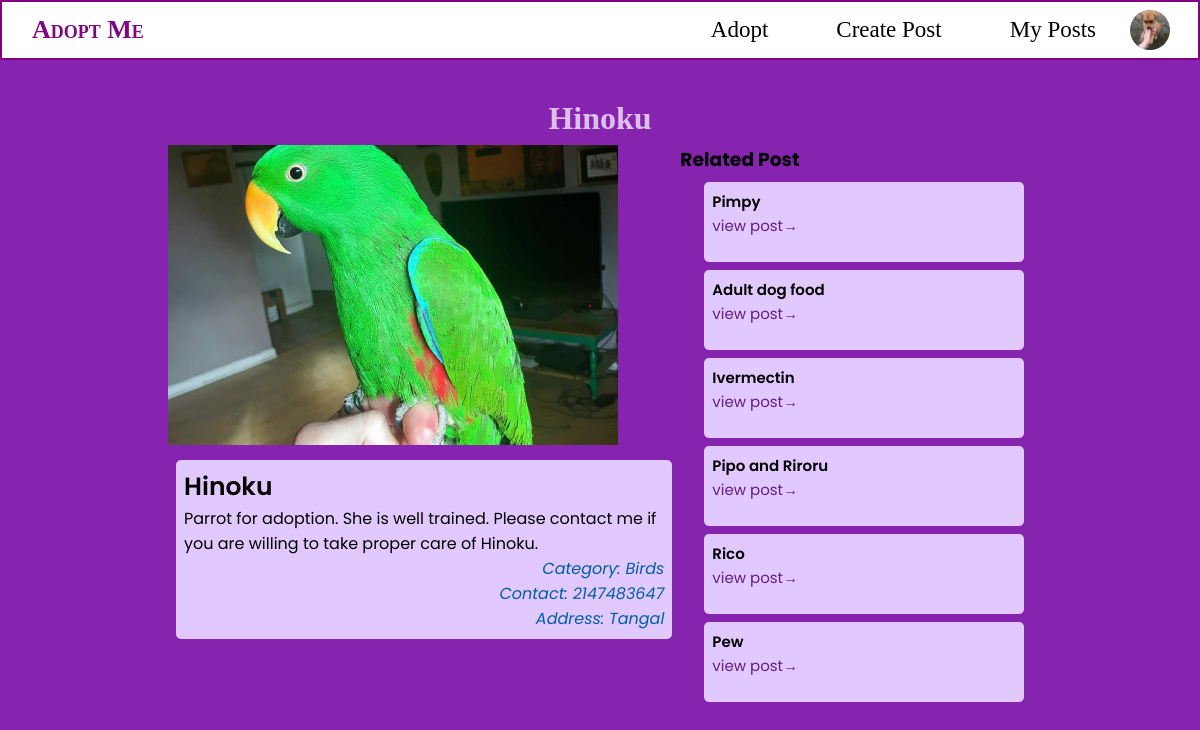
Page /help-detail.php?help_id=46 (signed in) on the committed database.
### tables this page shows
CREATE TABLE `pets` (
  `id` int(11) NOT NULL,
  `title` varchar(255) NOT NULL,
  `description` text NOT NULL,
  `location` varchar(255) NOT NULL,
  `contact` int(11) NOT NULL,
  `helper_id` int(10) UNSIGNED NOT NULL,
  `category` int(10) UNSIGNED DEFAULT NULL,
  `created_at` datetime NOT NULL DEFAULT current_timestamp(),
  `active` int(11) NOT NULL DEFAULT 1,
  `image` varchar(255) DEFAULT NULL
);

CREATE TABLE `pets_category` (
  `id` int(11) NOT NULL,
  `name` varchar(256) NOT NULL,
  `description` varchar(1000) DEFAULT NULL
);

### help-detail.php (the view, shortened to what this page needs)
<?php
include "./includes/function.php";
if (isset($_GET['help_id'])) :
    $help_id = $_GET['help_id'];
    $help_res = getPetById($help_id);
    if ($help_res->num_rows != 0) :
        while ($row = $help_res->fetch_object()) {
            $help = $row;
        }
    else :
        $_SESSION['message'] = array('type' => 'danger', 'msg' => 'Pet not found!');
        header('Location: /list.php');
        exit();
    endif;
else :
    $_SESSION['message'] = array('type' => 'danger', 'msg' => 'Pet not found!');
    header('Location: /list.php');
    exit();
endif;
?>
<!DOCTYPE html>
<html lang="en">
<head>
    <link rel="stylesheet" href="./styles/main.css">
    <link rel="stylesheet" href="./styles/nav.css">
    <link rel="stylesheet" href="./styles/list.css">
</head>
<body>
    <?php include("./partials/nav.php") ?>
    <div class="container">
        <div class="title">
            <h1><?= $help->title ?></h1>
        </div>
        <div class="data-section">
            <div class="render-section">
                <div class="">
                    <img src='<?= $help->image ?>' height="300">
                </div>
                <div class="">
                    <div class='help-item'>
                        <div class='help-title'>
                            <h3><?= $help->title ?></h3>
                        </div>
                        <div class='help-description'>
                            <p><?= $help->description ?></p>
                        </div>
                        <div class='help-meta help-meta-category'>
                            Category: <?php echoCategoryName($help->category); ?>
                        </div>
                        <div class='help-meta help-meta-contact'>
                            Contact: <?= $help->contact ?>
                        </div>
                        <div class='help-meta help-meta-location'>
                            Address: <?= $help->location ?>
                        </div>
                    </div>
                </div>
            </div>
            <div class="">
                <h3>Related Post</h3>
                <div class="related-helps">
                    <?php
                    $rel_helps = getRelatedDonations($cat = $help->category, $cur_help_id = $help->id);
                    foreach ($rel_helps as $help) {
                    ?>
                        <div class='help-item'>
                            <div class='help-title'>
                                <h3><?= $help['title'] ?></h3>
                            </div>
                            <div class="view-more"><a href="./help-detail.php?help_id=<?= $help['id'] ?>" class="">view post&rarr;</a></div>
                        </div>
                    <?php
                    }
                    ?>
                </div>
            </div>
        </div>
    </div>
</body>
</html>

### includes/function.php (shortened to what this page needs)
<?php
require_once('database.php');
function getPetById($pet_id = NULL, $owner = NULL)
{
    global $conn;
    if ($pet_id !== "" && $pet_id !== NULL && $pet_id !== 0) {
        if ($owner == NULL) {
            $sql = $conn->prepare("SELECT * FROM `pets` WHERE `id` = ?");
            $sql->bind_param('i', $pet_id);
        } else {
            $sql = $conn->prepare("SELECT * FROM `pets` WHERE `id` = ? AND `helper_id` = ?");
            $sql->bind_param('ii', $pet_id, $owner);
        }
        $sql->execute();
        $help = $sql->get_result();
        return $help;
    } else {
        return NULL;
    }
}
function echoCategoryName($id = NULL)
{
    global $conn;
    $sql = $conn->prepare("SELECT `name` FROM pets_category WHERE id = ?");
    $sql->bind_param('i', $id);
    $sql->execute();
    $res = $sql->get_result();
    if ($res->num_rows !== 0) {
        while ($cat_name = $res->fetch_assoc()) {
            echo $cat_name['name'];
        }
    } else {
        echo $id;
    }
}
function getRelatedDonations($cat = NULL, $cur_help_id = NULL)
{
    $result = array();
    global $conn;
    $sql = $conn->prepare("SELECT * FROM pets WHERE category = ? AND active = 1 ORDER BY `pets`.`id` DESC LIMIT 10 ");
    $sql->bind_param("i", $cat);
    $sql->execute();
    $rows = $sql->get_result();
    while ($row = $rows->fetch_array()) {
        if ($row['id'] == $cur_help_id) {
            continue;
        }
        array_push($result, $row);
    }
    if ($rows->num_rows < 8) {
        $sql = $conn->prepare("SELECT * FROM pets WHERE active = 1 ORDER BY `pets`.`id` DESC LIMIT 7");
        $sql->execute();
        $new_res = $sql->get_result();
        while ($row = $new_res->fetch_array()) {
            if ($row['id'] == $cur_help_id || in_array($row, $result)) {
                continue;
            }
            array_push($result, $row);
        }
    }
    return $result;
}

### styles/main.css (style rules this page uses)
* { --primary: #a65bfc; --secondary: #c099e8; --primary-green: #227027; --secondary-green: #90f096; --primary-red: #a81b0e; --secondary-red: #ff7a73; --meta: rgb(0, 93, 168); --focus-light: rgba(163, 211, 226, 0.897); --primary-btn-active: #af58c3; padding: 0px; margin: 0px; font-family: "Poppins", "Segoe UI", Tahoma, Geneva, Verdana, sans-serif; box-sizing: border-box; }
.container { padding: 100px 10rem 0px 10rem; }
a { text-decoration: none; color: #651e7e; }
body { background: #a65bfc; }

### styles/nav.css (style rules this page uses)
* { margin: 0; padding: 0; }
body { background: #8624b0; }

### styles/list.css (style rules this page uses)
.title { text-align: center; color: rgba(243, 233, 245, 0.795); align-content: center; }
.title h1 { font-family: cursive; }
.data-section { display: flex; flex-wrap: wrap; padding: 0.5em; }
.helplist-container, .related-helps { flex: 1 1 75%; height: 75vh; min-width: 60%; background-color: transparent; border-radius: 5px; overflow-y: scroll; padding: 0px 0px 0px 1rem; }
.render-section { min-width: 50%; flex: 1 1 50%; }
.help-item { min-height: 10vh; background-color: #e1c9fd; margin: 1vh; padding: 1vh; border-radius: 5px; }
.help-meta { font-style: italic; text-align: right; color: var(--meta); }
.help-title > * { font-weight: 600; font-size: 25px; }
.related-helps { max-width: 35ch; min-width: 35ch; }
.related-helps h3, .related-helps a { font-size: 15px; }

### rows in the picture
pets: title "Hinoku", image (picture), description "Parrot for adoption. She is well trained. Please contact me if you are willing to take proper care of Hinoku.", contact "2147483647", location "Tangal"
pets_category: name "Birds"
pets: title "Pimpy"
pets: title "Adult dog food"
pets: title "Ivermectin"
pets: title "Pipo and Riroru"
pets: title "Rico"
pets: title "Pew"
